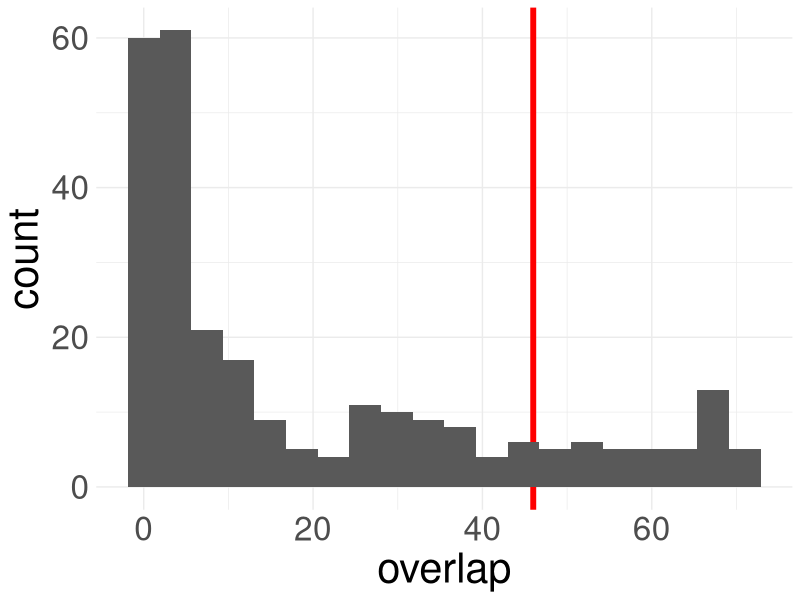

Write R code to recreate this figure.
library(ggplot2)

guesses <- read.csv("guesses.csv")


ggplot(data=guesses) +
  geom_vline(xintercept=46, color="red", linewidth=2) +
  geom_histogram(aes(overlap), bins=20) +
  theme_minimal() +
  theme(text = element_text(size=30))
